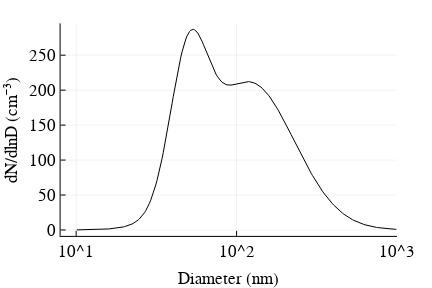

Notebook code for this chart:
### Markdown cell above
The size distribution is graphed as follows

### Code cell
# Generate a lognormal size distribution that serves as input. 
#   - Nt is in [# m-3] for calculations with k12
#   - Dg is in nm in accordance with the grid uings
#   - σ is the geometeric standard deviation (σ > 1)
# Multiple modes can be defined by concatenation. A single mode is permissible A = [[Nt1,Dg1,σ1]]
𝕟 = lognormal([[130, 50, 1.3], [340, 120, 1.9]]; d1 = 10.0, d2 = 1000.0, bins = 256); 

figure("Nimbus Sans L", 2, 3, 2, 8)
p = plot(𝕟.Dp, 𝕟.S, xaxis = :log10, xticks = [10, 100, 1000], legend = :none, right_margin = 35px,
    ylabel = "dN/dlnD (cm⁻³)", xlim = (8,1000), color =  :black, xlabel = "Diameter (nm)", fmt = :svg)

### Figure 1 — Plotly figure (JSON) as saved in the notebook; plotly's stock layout.template omitted (floating-point values rounded to 4 significant figures; data arrays with more than 128 entries replaced by an {"elided": "..."} marker saying what was removed)
{"data": [{"colorbar": {"title": ""}, "hoverinfo": "text", "legendgroup": "y1", "line": {"color": "rgba(0, 0, 0, 1.000)", "dash": "solid", "shape": "linear", "width": 1}, "mode": "lines", "name": "y1", "showlegend": true, "text": {"elided": "256 null values"}, "type": "scatter", "x": {"elided": "256 float values"}, "xaxis": "x1", "y": {"elided": "256 float values"}, "yaxis": "y1", "zmax": 0.1, "zmin": -0.1}], "layout": {"annotations": [], "height": 288, "margin": {"b": 20, "l": 0, "r": 0, "t": 20}, "paper_bgcolor": "rgba(255, 255, 255, 1.000)", "plot_bgcolor": "rgba(255, 255, 255, 1.000)", "showlegend": false, "width": 432, "xaxis": {"anchor": "y1", "domain": [0.1403, 0.919], "gridcolor": "rgba(0, 0, 0, 0.100)", "gridwidth": 0.5, "linecolor": "rgba(0, 0, 0, 1.000)", "mirror": false, "range": [0.9031, 3], "showgrid": true, "showline": true, "showticklabels": true, "tickangle": 0, "tickcolor": "rgb(0, 0, 0)", "tickfont": {"color": "rgba(0, 0, 0, 1.000)", "family": "Nimbus Sans L", "size": 17}, "tickmode": "array", "ticks": "inside", "ticktext": ["10^1", "10^2", "10^3"], "tickvals": [10, 100, 1000], "title": "Diameter (nm)", "titlefont": {"color": "rgba(0, 0, 0, 1.000)", "family": "Nimbus Sans L", "size": 17}, "type": "log", "visible": true, "zeroline": false, "zerolinecolor": "rgba(0, 0, 0, 1.000)"}, "yaxis": {"anchor": "x1", "domain": [0.1294, 0.9863], "gridcolor": "rgba(0, 0, 0, 0.100)", "gridwidth": 0.5, "linecolor": "rgba(0, 0, 0, 1.000)", "mirror": false, "range": [-8.479, 295.5], "showgrid": true, "showline": true, "showticklabels": true, "tickangle": 0, "tickcolor": "rgb(0, 0, 0)", "tickfont": {"color": "rgba(0, 0, 0, 1.000)", "family": "Nimbus Sans L", "size": 17}, "tickmode": "array", "ticks": "inside", "ticktext": ["0", "50", "100", "150", "200", "250"], "tickvals": [0, 50, 100, 150, 200, 250], "title": "dN/dlnD (cm⁻³)", "titlefont": {"color": "rgba(0, 0, 0, 1.000)", "family": "Nimbus Sans L", "size": 17}, "type": "-", "visible": true, "zeroline": false, "zerolinecolor": "rgba(0, 0, 0, 1.000)"}}}
